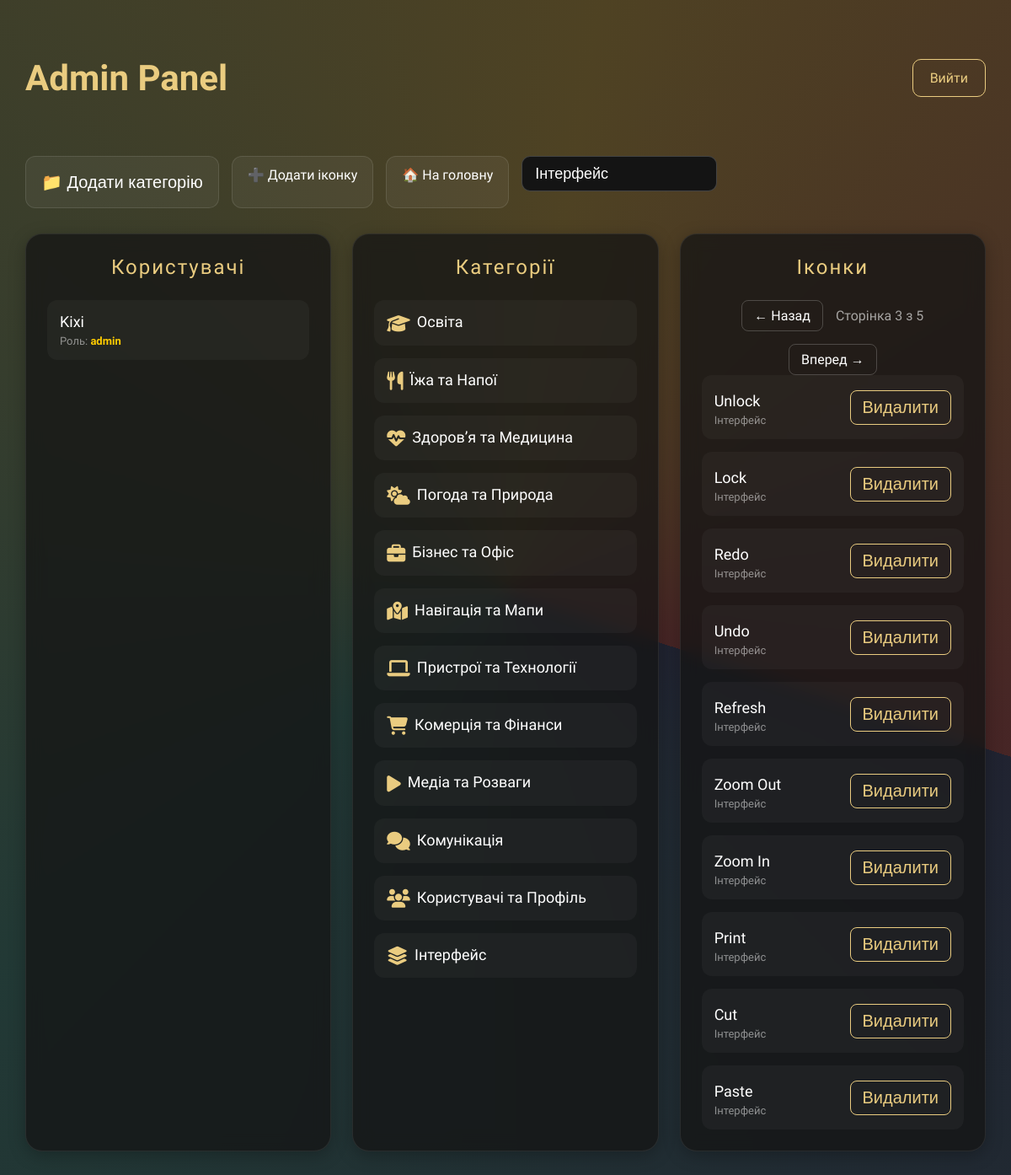
Page /php/admin.php?page=3&cat_id=1 (signed in) on the committed database.
### tables this page shows
create table users (
	id int auto_increment primary key,
    nickname varchar(50) not null,
    password varchar(255) not null,
    email varchar(120) not null,
    avatar varchar(255) default null,
    country varchar(50),
    role enum('user', 'admin') default 'user',
    
unique (email)
);

create table category (
	id int auto_increment primary key,
	name varchar(150) not null,
    icon_class varchar(100) not null
);

create table if not exists icon (
	id int auto_increment primary key,
    name varchar(100) not null,
	icon_class varchar(150),
	svg_path text,
    created_at TIMESTAMP DEFAULT CURRENT_TIMESTAMP, 
    
    category_id int not null,
foreign key (category_id) references category(id) on delete cascade
);

### php/admin.php (the view, shortened to what this page needs)
<?php
require_once 'db.php';
include "header.php";
$users = $pdo->query("SELECT * FROM users ORDER BY id DESC")->fetchAll();
$categories = $pdo->query("SELECT * FROM category ORDER BY id DESC")->fetchAll();
$perPage = 10;
$page = max(1, (int)($_GET['page'] ?? 1));
$offset = ($page - 1) * $perPage;
$categoryId = isset($_GET['cat_id']) ? (int)$_GET['cat_id'] : null;
$countSql = $categoryId ? "SELECT COUNT(*) FROM icon WHERE category_id = :id" : "SELECT COUNT(*) FROM icon";
$countStmt = $pdo->prepare($countSql);
if ($categoryId) $countStmt->execute([':id' => $categoryId]); else $countStmt->execute();
$totalPage = ceil($countStmt->fetchColumn() / $perPage);
$iconsSql = "SELECT icon.*, category.name AS category_name FROM icon LEFT JOIN category ON icon.category_id = category.id";
if ($categoryId) $iconsSql .= " WHERE icon.category_id = :id";
$iconsSql .= " ORDER BY icon.id DESC LIMIT :limit OFFSET :offset";
$stmtIcons = $pdo->prepare($iconsSql);
if ($categoryId) $stmtIcons->bindValue(':id', $categoryId, PDO::PARAM_INT);
$stmtIcons->bindValue(':limit', $perPage, PDO::PARAM_INT);
$stmtIcons->bindValue(':offset', $offset, PDO::PARAM_INT);
$stmtIcons->execute();
$icons = $stmtIcons->fetchAll();
?>
<!DOCTYPE html>
<html lang="uk">
<head>
    <link rel="stylesheet" href="style.css">
</head>
<body>
<div class="admin-container">
    <div class="admin-header">
        <h1 class="admin-title">Admin Panel</h1>
        <a href="logout.php" class="logout-btn">Вийти</a>
    </div>
    <div class="top-actions">
        <button onclick="openAddCatModal()" class="top-btn">📁 Додати категорію</button>
        <a href="add_icon.php" class="top-btn">➕ Додати іконку</a>
        <a href="home.php" class="top-btn">🏠 На головну</a>
        <form method="GET" class="filter-form">
            <select name="cat_id" onchange="this.form.submit()">
                <?php foreach ($categories as $category): ?>
                    <option value="<?= $category['id'] ?>" <?= (isset($_GET['cat_id']) && $_GET['cat_id'] == $category['id']) ? 'selected' : '' ?>>
                        <?= htmlspecialchars($category['name']) ?>
                    </option>
                <?php endforeach; ?>
            </select>
        </form>
    </div>
    <div class="admin-grid">
        <div class="admin-card">
            <h2>Користувачі</h2>
            <div class="admin-list">
                <?php foreach ($users as $user): ?>
                    <div class="admin-item">
                        <div class="admin-item-left">
                            <div class="admin-item-title"><?= htmlspecialchars($user['nickname']) ?></div>
                            <div class="admin-item-subtitle">Роль: <span class="<?= $user['role'] == 'admin' ? 'role-admin' : 'role-user' ?>"><?= htmlspecialchars($user['role']) ?></span></div>
                        </div>
                    </div>
                <?php endforeach; ?>
            </div>
        </div>
        <div class="admin-card">
            <h2>Категорії</h2>
            <div class="admin-list" id="categoriesList">
                <?php foreach ($categories as $category): ?>
                    <div class="admin-item" data-cat-id="<?= $category['id'] ?>">
                        <div class="admin-item-left">
                            <div class="admin-item-title"><i class="<?= htmlspecialchars($category['icon_class']) ?>" style="margin-right:8px;color:var(--gold)"></i><?= htmlspecialchars($category['name']) ?></div>
                        </div>
                    </div>
                <?php endforeach; ?>
            </div>
        </div>
        <div class="admin-card">
            <h2>Іконки</h2>
            <div class="pagination">
                <?php if ($page > 1): ?><a class="page-btn" href="?page=<?= $page - 1 ?>&cat_id=<?= $categoryId ?>">← Назад</a><?php endif; ?>
                <span class="page-info">Сторінка <?= $page ?> з <?= $totalPage ?></span>
                <?php if ($page < $totalPage): ?><a class="page-btn" href="?page=<?= $page + 1 ?>&cat_id=<?= $categoryId ?>">Вперед →</a><?php endif; ?>
            </div>
            <div class="admin-list" id="iconsList">
                <?php foreach ($icons as $icon): ?>
                    <div class="admin-item" data-id="<?= $icon['id'] ?>">
                        <div class="admin-item-left">
                            <div class="admin-item-title"><?= htmlspecialchars($icon['name']) ?></div>
                            <div class="admin-item-subtitle"><?= htmlspecialchars($icon['category_name']) ?></div>
                        </div>
                        <button class="action-btn" onclick="openDeleteModal(<?= $icon['id'] ?>)">Видалити</button>
                    </div>
                <?php endforeach; ?>
            </div>
        </div>
    </div>
</div>
</body>
</html>

### css/style.css (style rules this page uses)
:root { --gold: #EACC80; --text-light: #ffffff; --text-muted: rgba(255, 255, 255, 0.7); --dark: #141414; --card: rgba(20,20,20,0.75); }
body { margin: 0; padding: 0; font-family: 'Advent Pro', sans-serif; min-height: 100vh; display: flex; justify-content: center; align-items: center; background: conic-gradient( from 108deg at 50% 50%, rgba(40, 51, 105, 0.25) 0deg, rgba(45, 137, 122, 0.25) 125deg, rgba(223, 174, 50, 0.25) 261deg, rgba(191, 60, 60, 0.25) 358deg ), #1E1E1E; background-attachment: fixed; overflow-x: hidden; }
h2 { color: var(--text-light); font-size: 64px; font-weight: 400; text-align: center; margin-bottom: 50px; margin-top: 20px; letter-spacing: 2px; }
input, select { width: 100%; background: transparent; border: none; border-bottom: 1px solid rgba(255,255,255,0.3); color: #fff; font-size: 18px; padding: 10px 0; outline: none; box-sizing: border-box; }
select { cursor: pointer; appearance: none; background-repeat: no-repeat; background-position: right 0 center; background-size: 24px; }
select option { background: #1E1E1E; color: white; }
button { background: transparent; border: 3px solid #BAA064; border-radius: 10px; color: #BA9F64; font-size: 20px; font-weight: 500; cursor: pointer; transition: all 0.3s ease; padding: 15px 40px; display: inline-flex; align-items: center; gap: 10px; }
.cat-icon { font-size: 22px; color: #FFDC88; transition: 0.3s; }
.pagination { display: flex; justify-content: center; gap: 10px; margin-top: 20px; flex-wrap: wrap; }
.admin-container { width: 95%; max-width: 1500px; margin: 40px auto; }
.admin-header { display: flex; justify-content: space-between; align-items: center; margin-bottom: 40px; }
.admin-title { font-size: 42px; color: var(--gold); }
.logout-btn { padding: 12px 20px; border-radius: 10px; background: transparent; border: 1px solid var(--gold); color: var(--gold); text-decoration: none; transition: 0.3s; }
.admin-grid { display: grid; grid-template-columns: repeat(auto-fit, minmax(320px, 1fr)); gap: 25px; }
.admin-card { background: var(--card); border: 1px solid rgba(255,255,255,0.08); border-radius: 20px; padding: 25px; backdrop-filter: blur(10px); box-shadow: 0 5px 20px rgba(0,0,0,0.25); }
.admin-card h2 { margin-top: 0; margin-bottom: 25px; color: var(--gold); font-size: 24px; }
.admin-list { display: flex; flex-direction: column; gap: 15px; }
.admin-item { background: rgba(255,255,255,0.03); border-radius: 12px; padding: 15px; display: flex; justify-content: space-between; align-items: center; }
.admin-item-left { display: flex; flex-direction: column; gap: 5px; }
.admin-item-title { font-size: 18px; color: white; }
.admin-item-subtitle { font-size: 13px; color: rgba(255,255,255,0.5); }
.role-admin { color: #ffcc00; font-weight: bold; }
.action-btn { padding: 8px 14px; border-radius: 8px; text-decoration: none; border: 1px solid var(--gold); color: var(--gold); transition: 0.3s; }
.top-actions { display: flex; gap: 15px; margin-bottom: 30px; }
.top-btn { padding: 12px 18px; border-radius: 12px; background: rgba(255,255,255,0.05); border: 1px solid rgba(255,255,255,0.1); color: white; text-decoration: none; transition: 0.3s; }
.filter-form { margin-bottom: 20px; }
.filter-form select { padding: 10px 15px; border-radius: 10px; border: 1px solid rgba(255,255,255,0.2); background: #141414; color: white; outline: none; cursor: pointer; }
.pagination { display: flex; justify-content: center; align-items: center; gap: 15px; margin-top: 20px; }
.page-btn { padding: 8px 14px; border-radius: 8px; border: 1px solid rgba(255,255,255,0.2); color: white; text-decoration: none; transition: 0.3s; }
.page-info { color: rgba(255,255,255,0.6); }
:root { --success: #87c0e6; --danger: #ff5c5c; --glass-border: rgba(255, 255, 255, 0.08); }
.admin-item-title i { vertical-align: middle; }

### rows in the picture
users: nickname "Kixi", role "admin"
category: name "Освіта"
category: name "Їжа та Напої"
category: name "Здоров’я та Медицина"
category: name "Погода та Природа"
category: name "Бізнес та Офіс"
category: name "Навігація та Мапи"
category: name "Пристрої та Технології"
category: name "Комерція та Фінанси"
category: name "Медіа та Розваги"
category: name "Комунікація"
category: name "Користувачі та Профіль"
category: name "Інтерфейс"
icon: name "Unlock", category.name "Інтерфейс"
icon: name "Lock", category.name "Інтерфейс"
icon: name "Redo", category.name "Інтерфейс"
icon: name "Undo", category.name "Інтерфейс"
icon: name "Refresh", category.name "Інтерфейс"
icon: name "Zoom Out", category.name "Інтерфейс"
icon: name "Zoom In", category.name "Інтерфейс"
icon: name "Print", category.name "Інтерфейс"
icon: name "Cut", category.name "Інтерфейс"
icon: name "Paste", category.name "Інтерфейс"

### other values in the picture
$page "3"
$totalPage "5"
form field cat_id "Інтерфейс"
